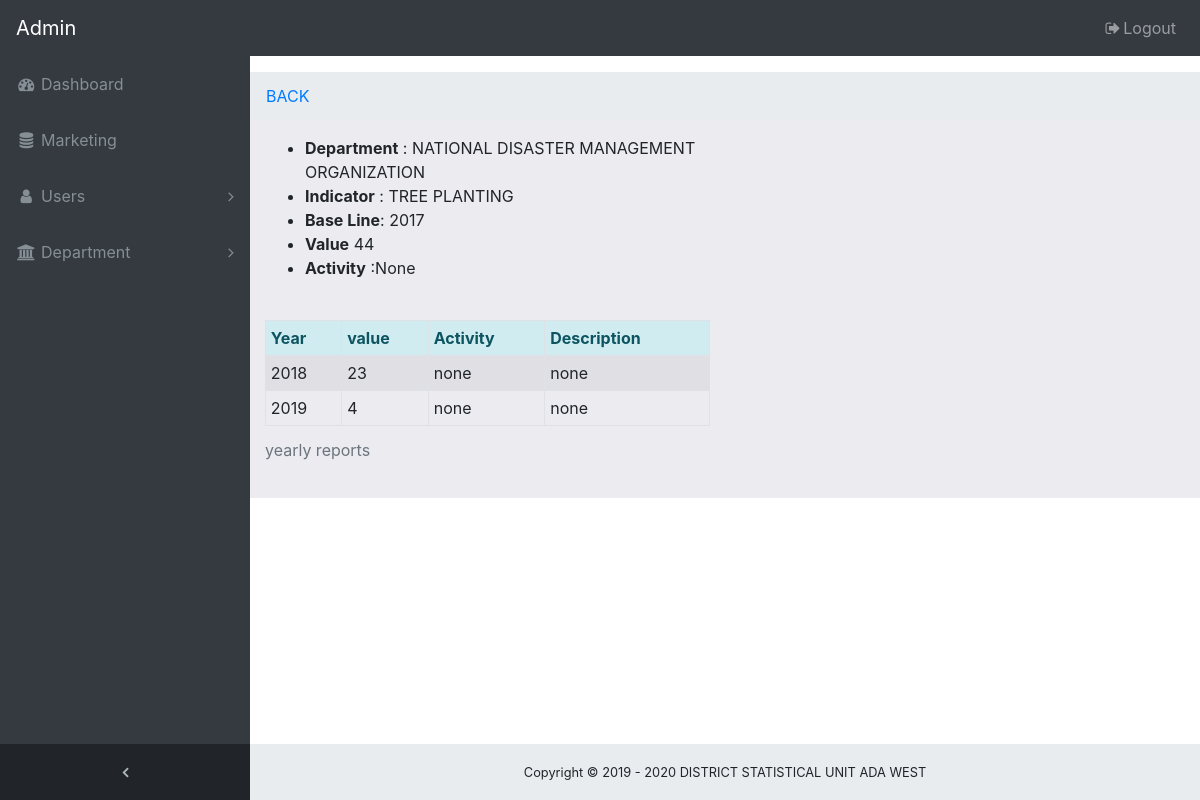
Screenshot of /reports/1/ with the database file from the repository.
### departments/models.py (models this page shows, shortened)
class BaseModel(models.Model):
    date_add = models.DateTimeField(auto_now_add=True)
    date_updated = models.DateTimeField(auto_now=True)
    class Meta:
        abstract =True

class Indicator(BaseModel):
    department = models.ForeignKey(Departmant,on_delete=models.CASCADE,related_name='indicators')
    indicator = models.CharField(max_length=200,unique=True)
    def __str__(self):
        return "Department: {} : INDICATOR:  {}".format(str(self.department),self.indicator)

class Departmant(BaseModel):
    name = models.CharField(max_length=50,unique=True)
    def __str__(self):
        return self.name

class Baseline(BaseModel):
    indicator = models.OneToOneField(Indicator,on_delete=models.CASCADE,related_name='indicator_baseline')
    base_line = models.PositiveIntegerField()
    value  = models.PositiveIntegerField(help_text='numbers only',blank=True, null=True)
    activity = models.TextField(blank=True, null=True)
    base_line_available =models.BooleanField(default=True)
    def __str__(self):
        return "{} : baseline {}  : value {}".format(str(self.indicator),self.base_line,self.value)

class Report(BaseModel):
    base_line = models.ForeignKey(Baseline,on_delete=models.CASCADE,related_name='all_saved_reports')
    date = models.PositiveIntegerField('year')
    value = models.PositiveIntegerField(blank=True, null=True)
    activity = models.TextField(blank=True, null=True)
    description = models.TextField(blank=True, null=True)

### departments/views.py (the view)
# urls.py: path('reports/<int:id>/',views.indicator_to_report,name='indicator_reports'),
def indicator_to_report(request,id):
    try:
        chart_type = {
            '1':'bar','2':'bar3d',
        }
        indicator = get_object_or_404(Indicator,id=id)
        reports = indicator.indicator_baseline
        form = Indicator_description(request.POST or None)
        if form.is_valid():
            indicator =indicator
            description = form.cleaned_data['description']
            Description.objects.create(indicator=indicator,description=description)
            return redirect('department:indicator_reports',id)
    except Baseline.DoesNotExist:
        raise  Http404('THIS INDICATOR HAS NO BASELINE PLEASE SET ONE',indicator)
    context =  {
        'indicator':indicator,
        'reports':reports,
        'chart_type':chart_type,
        'form':form,
    }
    return render(request,'deparment/indicator_to_report.html',context)

### templates/deparment/indicator_to_report.html (shortened to what this page needs)
{% extends 'layout/app.html' %}
{% load crispy_forms_tags %}
{% load static %}
{% block body %}
<div class="paint">
<nav class="breadcrumb">
  <a class="breadcrumb-item back" href="#">BACK</a>
</nav>
<div class="container">
   <div class="row">
    <div class="col">
        <ul>
            <li><b>Department</b> : {{indicator.department.name}}</li>
            <li class=""><b>Indicator</b> : {{reports.indicator.indicator|upper}}  </li>
            <li><b>Base Line</b>: {{ reports.base_line }} </li>
            <li><b>Value</b>   {{ reports.value }}</li>
            <li><b>Activity</b> :{{reports.activity}}</li>
        </ul>
<div class="print_table table-responsive">
    <table class="table table-bordered table-striped table-sm my-4 table-hover table-respojnsive">
        <caption> yearly reports </caption>
            <thead class="alert-info">
                <tr>
                    <th>Year</th>
                    <th>value</th>
                    <th>Activity</th>
                    <th>Description</th>
                </tr>
            </thead>
            <tbody>
                {% for reports in reports.all_saved_reports.all  %}
                    <tr>
                        <td>{{ reports.date }}</td>
                        <td>{{ reports.value }}</td>
                        {% if reports.activity %}
                        <td data-toggle="tooltip" title="{{ reports.activity }}"><p class="fa fa-eye fa-2x"></p></td>
                        {% else %}
                        <td>none</td>
                        {% endif %}
                       {% if reports.description %}
                          <td data-toggle="tooltip" class="fa fa-eye fa-2x" title=" {{reports.description}}">
                    {% else %}
                       <td>none</td>
                       {% endif %}
                    </tr>
                    {% empty %}
                    nothing in here
                {% endfor %}
            </tbody>
        </table>
    </div>
   </div>
   <div class="col">
   </div>
</div>
</div>
{% endblock %}

### mysite/static/css/sb-admin.css (style rules this page uses)
html { position: relative; min-height: 100%; }
body { overflow-x: hidden; }
body.sticky-footer { margin-bottom: 56px; }
body.fixed-nav { padding-top: 56px; }

### templates/deparment/indicator_to_report.html (style rules this page uses)
.paint { background: rgb(235, 235, 240); }

### rows the page displays
Indicator: department.name "NATIONAL DISASTER MANAGEMENT ORGANIZATION"
Baseline: indicator.indicator "TREE PLANTING", base_line "2017", value "44", activity "None"
Report: date "2018", value "23", shows "none", description "none"
Report: date "2019", value "4", shows "none", description "none"
